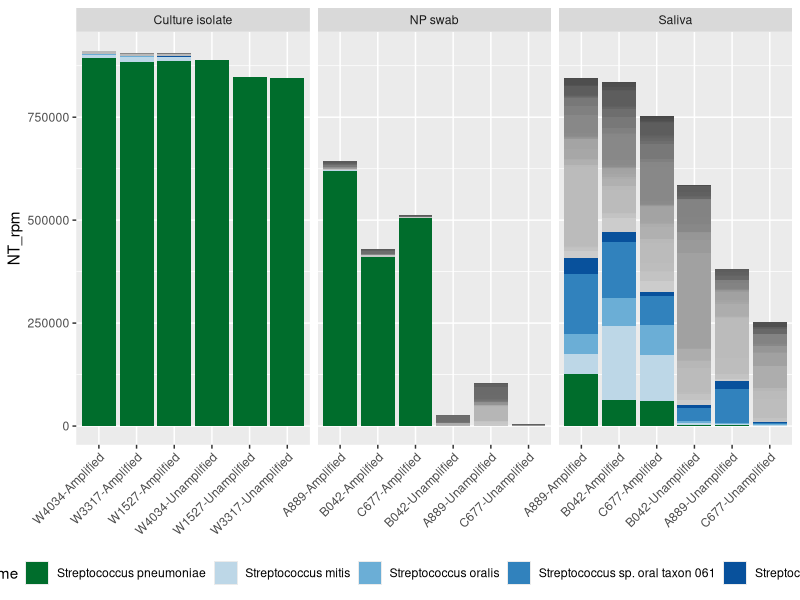
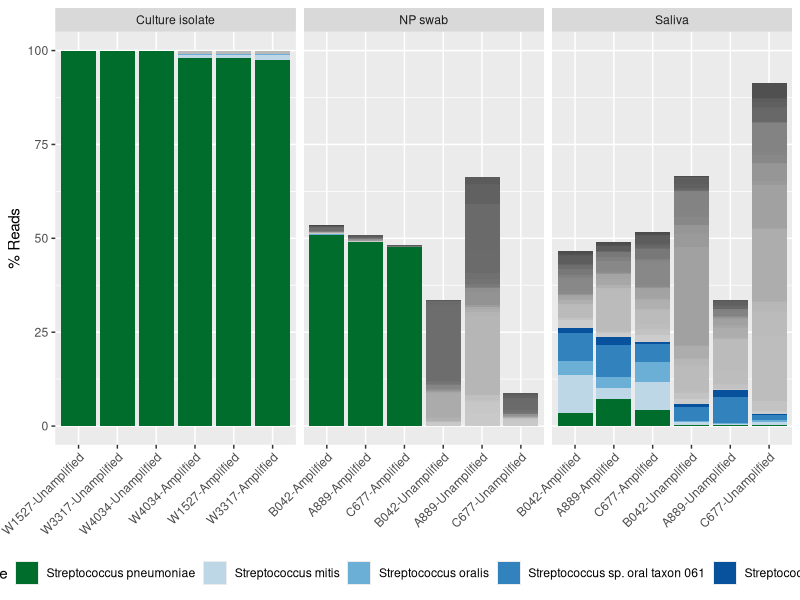

Source code (R) for these figures, in order:
rm(list = ls())

library("tidyverse")
library(RColorBrewer)
library(patchwork)
library(ggtext)

# read counts by sample type & sequencing method -------------------------------

heattab <- read.table("data/BacSeq_amplicon_mNGS_comparison_CZID_heatmap_12AUG2024.csv",sep=",",header=1)
heattab$ID <- gsub("_S.+","",heattab$sample_name,perl=T)

#seqtab <- read.table("GLab_seq_master - Seq opt.txt",sep="\t",header=1)
seqtab <- read.csv("metadata/PGCOE_DataSheet - S. pneumoniae.csv")

brewer.pal(5,name = "Blues")
brewer.pal(5,name = "Greens")


cols = c("Streptococcus pneumoniae"="#006D2C","Streptococcus mitis"="#BDD7E7",
         "Streptococcus oralis"="#6BAED6","Streptococcus sp. oral taxon 061"="#3182BD","Streptococcus sp. oral taxon 431"="#08519C")

# create a vector of grey scale colors
grey_scale <- colorRampPalette(c("grey80", "grey20"))(length(unique(heattab$taxon_name)) - length(cols))

# identify taxa that are not in the cols vector
non_streptococcus_taxa <- setdiff(unique(heattab$taxon_name), names(cols))

# assign grey scale colors to these taxa
grey_cols <- setNames(grey_scale, non_streptococcus_taxa)

# combine the grey scale colors with the existing cols vector
all_cols <- c(cols, grey_cols)

heattab <- heattab %>%
  rename(Seq_ID = sample_name)

heattab <- merge(heattab, seqtab) %>% filter(taxon_name %in% names(all_cols))
heattab$taxon_name <- factor(heattab$taxon_name, levels=rev(names(all_cols)), ordered=T)

# filter out samples where we don't have a match 
reps <- c("Yale-SP00051", "Yale-SP00052", "Yale-SP00053", "Yale-SP00054",
          "Yale-SP00055", "Yale-SP00056", "Yale-SP00057", "Yale-SP00058", "Yale-SP00059",
          "Yale-CS00171", "Yale-CS00172", "Yale-CS00173", "Yale-CS00174", "Yale-CS00175",
          "Yale-CS00176", "Yale-CS00162", "Yale-CS00163", "Yale-CS00164")


# rename IDs
name_mapping <- c("Yale-SP00051" = "A889-Unamplified", 
                  "Yale-SP00052" = "B042-Unamplified",
                  "Yale-SP00053" = "C677-Unamplified", 
                  "Yale-SP00054" = "A889-Unamplified",
                  "Yale-SP00055" = "B042-Unamplified", 
                  "Yale-SP00056" = "C677-Unamplified", 
                  "Yale-SP00057" = "W1527-Unamplified", 
                  "Yale-SP00058" = "W3317-Unamplified", 
                  "Yale-SP00059" = "W4034-Unamplified",
                  "Yale-CS00171" = "A889-Amplified", 
                  "Yale-CS00172" = "B042-Amplified", 
                  "Yale-CS00173" = "C677-Amplified", 
                  "Yale-CS00174" = "W1527-Amplified", 
                  "Yale-CS00175" = "W3317-Amplified",
                  "Yale-CS00176" = "W4034-Amplified", 
                  "Yale-CS00162" = "A889-Amplified", 
                  "Yale-CS00163" = "B042-Amplified", 
                  "Yale-CS00164" = "C677-Amplified")


# rename reps
renamed_reps <- name_mapping[reps]

# filter and rename IDs in the data frame
filtered_heattab <- heattab %>% 
  filter(ID %in% reps) %>%
  mutate(ID = name_mapping[ID])

# calculate total RPM for each ID, including all IDs
id_order <- filtered_heattab %>%
  group_by(ID) %>%
  summarise(total_rpm = sum(NT_rpm), max_rpm = max(NT_rpm)) %>%
  arrange(desc(total_rpm)) %>%
  pull(ID)

# create a complete list of IDs including both -Amp and -NoAmp types
all_ids <- unique(c(id_order, gsub("-Amp", "-NoAmp", id_order), gsub("-NoAmp", "-Amp", id_order)))

# set the factor levels of ID based on the complete list
filtered_heattab$ID <- factor(filtered_heattab$ID, levels = all_ids)

# create a new column for labels based on the Method column
#filtered_heattab <- filtered_heattab %>%
  #mutate(Label = case_when(
   # Method == "Ampllicon" ~ "Amplified",
   # Method == "mNGS" ~ "Unamplified"
 # ))

# create a summary data frame for labels
#label_data <- filtered_heattab %>%
 # group_by(ID) %>%
  #summarise(Label = first(Label), max_NT_rpm = max(NT_rpm))

# plot reads per million by sample ---------------------------------------------

# plot
sppplot <- ggplot(filtered_heattab, aes(x = ID, y = NT_rpm, fill = taxon_name)) + 
  geom_bar(stat = "identity") + 
  #geom_text(data = label_data, aes(x = ID, y = max_NT_rpm + 1, label = Label), vjust = -0.5, size = 3, inherit.aes = FALSE) +  # Add labels above bars
  theme(axis.text.x = element_text(angle = 45, hjust = 1),
        legend.position = "bottom",
        axis.title.x = element_blank()) + 
  facet_grid(~Sample_Type, scales = "free_x", space = "free_x") +
  scale_fill_manual(values = all_cols, 
                    breaks = c("Streptococcus pneumoniae", "Streptococcus mitis",
                               "Streptococcus oralis", "Streptococcus sp. oral taxon 061",
                               "Streptococcus sp. oral taxon 431")) +  
  theme(axis.text.x = ggtext::element_markdown())

sppplot
ggsave("bacseq_spneumo_czid_props.png",width=350,height=300,units="mm")


# plot percentage of reads by sample -------------------------------------------

# rename reps
renamed_reps <- name_mapping[reps]

# filter for the representative sequences we want to visualize
filtered_heattab <- heattab %>% 
  filter(ID %in% reps) %>%
  mutate(ID = name_mapping[ID])

# calculate total amount of reads per sequencing run
total_reads_per_id <- filtered_heattab %>%
  group_by(ID) %>%
  summarise(total_reads = sum(NT_r))

# calculate % of reads that map to each taxon 
filtered_heattab <- filtered_heattab %>%
  left_join(total_reads_per_id, by = "ID") %>%
  mutate(percentage_reads = (NT_r / total_reads) * 100)

# arrange ID order 
id_order <- filtered_heattab %>%
  group_by(ID) %>%
  summarise(max_percentage = max(percentage_reads)) %>%
  arrange(desc(max_percentage)) %>%
  pull(ID)

# make list of ID order by seq method
all_ids <- unique(c(id_order, gsub("-Amp", "-NoAmp", id_order), gsub("-NoAmp", "-Amp", id_order)))

# factor levels of IDs
filtered_heattab$ID <- factor(filtered_heattab$ID, levels = all_ids)

# plot
sppplot <- ggplot(filtered_heattab, aes(x = ID, y = percentage_reads, fill = taxon_name)) + 
  geom_bar(stat = "identity") + 
  theme(axis.text.x = element_text(angle = 45, hjust = 1),
        legend.position = "bottom",
        axis.title.x = element_blank()) + 
  facet_grid(~Sample_Type, scales = "free_x", space = "free_x") +
  scale_fill_manual(values = all_cols, 
                    breaks = c("Streptococcus pneumoniae", "Streptococcus mitis",
                               "Streptococcus oralis", "Streptococcus sp. oral taxon 061",
                               "Streptococcus sp. oral taxon 431")) +  
  theme(axis.text.x = ggtext::element_markdown()) + 
  ylab("% Reads")

sppplot

ggsave("bacseq_spneumo_czid_pc.png",width=350,height=300,units="mm")
